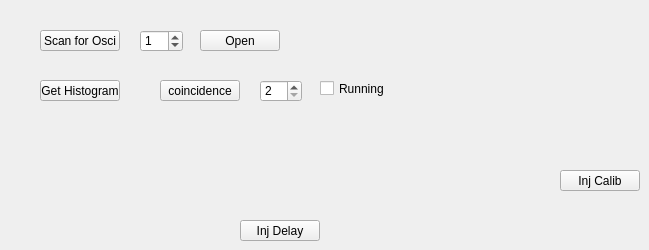
    <widget class="QWidget" name="tab_2">
     <attribute name="title">
      <string>Osci</string>
     </attribute>
     <widget class="QPushButton" name="scanButton">
      <property name="geometry">
       <rect>
        <x>40</x>
        <y>30</y>
        <width>80</width>
        <height>21</height>
       </rect>
      </property>
      <property name="text">
       <string>Scan for Osci</string>
      </property>
     </widget>
     <widget class="QSpinBox" name="IndexBox">
      <property name="geometry">
       <rect>
        <x>140</x>
        <y>30</y>
        <width>43</width>
        <height>22</height>
       </rect>
      </property>
      <property name="value">
       <number>1</number>
      </property>
     </widget>
     <widget class="QPushButton" name="openButton">
      <property name="geometry">
       <rect>
        <x>200</x>
        <y>30</y>
        <width>80</width>
        <height>21</height>
       </rect>
      </property>
      <property name="text">
       <string>Open</string>
      </property>
     </widget>
     <widget class="QPushButton" name="histogramButton">
      <property name="geometry">
       <rect>
        <x>40</x>
        <y>80</y>
        <width>80</width>
        <height>21</height>
       </rect>
      </property>
      <property name="text">
       <string>Get Histogram</string>
      </property>
     </widget>
     <widget class="QPushButton" name="coincidenceButton">
      <property name="geometry">
       <rect>
        <x>160</x>
        <y>80</y>
        <width>80</width>
        <height>21</height>
       </rect>
      </property>
      <property name="text">
       <string>coincidence</string>
      </property>
     </widget>
     <widget class="QSpinBox" name="CoincCount">
      <property name="geometry">
       <rect>
        <x>260</x>
        <y>80</y>
        <width>42</width>
        <height>22</height>
       </rect>
      </property>
      <property name="suffix">
       <string/>
      </property>
      <property name="minimum">
       <number>2</number>
      </property>
      <property name="maximum">
       <number>4</number>
      </property>
      <property name="singleStep">
       <number>1</number>
      </property>
      <property name="value">
       <number>2</number>
      </property>
     </widget>
     <widget class="QCheckBox" name="runningcheckBox">
      <property name="geometry">
       <rect>
        <x>320</x>
        <y>80</y>
        <width>70</width>
        <height>17</height>
       </rect>
      </property>
      <property name="text">
       <string>Running</string>
      </property>
     </widget>
     <widget class="QPushButton" name="InjCalib">
      <property name="geometry">
       <rect>
        <x>560</x>
        <y>170</y>
        <width>80</width>
        <height>21</height>
       </rect>
      </property>
      <property name="text">
       <string>Inj Calib</string>
      </property>
     </widget>
     <widget class="QPushButton" name="InjDelay">
      <property name="geometry">
       <rect>
        <x>240</x>
        <y>220</y>
        <width>80</width>
        <height>21</height>
       </rect>
      </property>
      <property name="text">
       <string>Inj Delay</string>
      </property>
     </widget>
    </widget>
